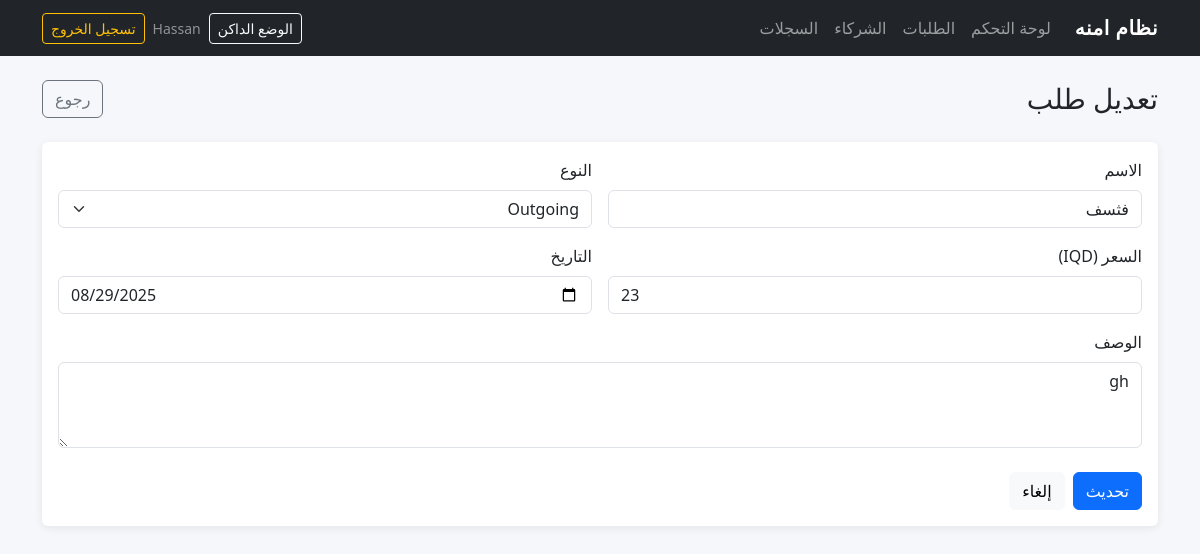
The page /orders/1/edit/ (signed in) on the database its author committed.
### core/models.py (models this page shows, shortened)
class Order(models.Model):
    INGOING = "IN"
    OUTGOING = "OUT"
    TYPE_CHOICES = [
        (INGOING, "Ingoing"),
        (OUTGOING, "Outgoing"),
    ]
    name = models.CharField(max_length=255)
    order_type = models.CharField(max_length=3, choices=TYPE_CHOICES)
    price = models.BigIntegerField()
    date = models.DateField()
    description = models.TextField(blank=True)
    class Meta:
        ordering = ["-date", "name"]

### core/views.py (the view)
# urls.py: path("orders/<int:pk>/edit/", views.order_edit, name="order_edit"),
@login_required
def order_edit(request, pk: int):
    order = get_object_or_404(Order, pk=pk)
    if request.method == "POST":
        form = OrderForm(request.POST, instance=order)
        if form.is_valid():
            obj = form.save()
            log_activity(request, ActivityLog.UPDATE, instance=obj)
            return redirect(reverse("orders_list"))
    else:
        form = OrderForm(instance=order)
    return render(request, "orders/form.html", {"form": form, "object": order})

### core/forms.py
class OrderForm(forms.ModelForm):
    class Meta:
        model = Order
        fields = ["name", "order_type", "price", "date", "description"]
        widgets = {
            "name": forms.TextInput(attrs={"class": "form-control", "placeholder": "اسم الطلب"}),
            "order_type": forms.Select(attrs={"class": "form-select"}),
            "price": forms.NumberInput(attrs={"class": "form-control", "step": "1", "placeholder": "0"}),
            "date": forms.DateInput(attrs={"type": "date", "class": "form-control"}),
            "description": forms.Textarea(attrs={"class": "form-control", "rows": 3, "placeholder": "وصف اختياري"}),
        }

### templates/orders/form.html (shortened to what this page needs)
{% extends "base.html" %}
{% block content %}
<div class="page-header" data-aos="fade-down">
    <h1 class="h3 mb-0">{% if object %}تعديل طلب{% else %}طلب جديد{% endif %}</h1>
    <a class="btn btn-outline-secondary" href="/orders/">رجوع</a>
    </div>
<div class="card" data-aos="fade-up">
    <div class="card-body">
        <form method="post" novalidate>
            <div class="row g-3">
                <div class="col-12 col-md-6"><label class="form-label">الاسم</label> {{ form.name }}</div>
                <div class="col-12 col-md-6"><label class="form-label">النوع</label> {{ form.order_type }}</div>
                <div class="col-12 col-md-6"><label class="form-label">السعر (IQD)</label> {{ form.price }}</div>
                <div class="col-12 col-md-6"><label class="form-label">التاريخ</label> {{ form.date }}</div>
                <div class="col-12"><label class="form-label">الوصف</label> {{ form.description }}</div>
            </div>
            <div class="mt-4 d-flex gap-2">
                <button type="submit" class="btn btn-primary">{% if object %}تحديث{% else %}حفظ{% endif %}</button>
                <a href="/orders/" class="btn btn-light">إلغاء</a>
            </div>
        </form>
    </div>
</div>
{% endblock %}

### templates/base.html (shortened to what this page needs)
<!DOCTYPE html>
<html lang="ar" dir="rtl">
<head>
    {% load static %}
    <link href="https://cdn.jsdelivr.net/npm/bootstrap@5.3.3/dist/css/bootstrap.rtl.min.css" rel="stylesheet">
    <link href="https://cdn.jsdelivr.net/npm/aos@2.3.4/dist/aos.css" rel="stylesheet">
</head>
<body>
    <nav class="navbar navbar-expand-lg navbar-dark bg-dark">
        <div class="container">
            <a class="navbar-brand" href="/">نظام امنه</a>
            <div class="collapse navbar-collapse" id="mainNav">
                <ul class="navbar-nav me-auto mb-2 mb-lg-0">
                    <li class="nav-item"><a class="nav-link" href="/">لوحة التحكم</a></li>
                    <li class="nav-item"><a class="nav-link" href="/orders/">الطلبات</a></li>
                    <li class="nav-item"><a class="nav-link" href="/partners/">الشركاء</a></li>
                    <li class="nav-item"><a class="nav-link" href="/logs/">السجلات</a></li>
                </ul>
                <div class="d-flex align-items-center gap-2">
                    <button id="themeToggle" class="btn btn-outline-light btn-sm" type="button">الوضع الداكن</button>
                    {% if request.user.is_authenticated %}
                        <span class="text-white-50 small">{{ request.user.username }}</span>
                        <a class="btn btn-outline-warning btn-sm" href="{% url 'logout' %}">تسجيل الخروج</a>
                    {% else %}
                        <a class="btn btn-outline-light btn-sm" href="{% url 'login' %}">تسجيل الدخول</a>
                    {% endif %}
                </div>
            </div>
        </div>
    </nav>
    <main class="container app-container">
        {% block content %}{% endblock %}
    </main>
</body>
</html>

### templates/base.html (style rules this page uses)
body { background-color: #f6f7fb; }
.navbar-brand { font-weight: 700; letter-spacing: 0.5px; }
.app-container { padding-top: 24px; padding-bottom: 40px; }
.card { border: 0; box-shadow: 0 0.125rem 0.5rem rgba(0,0,0,0.08); }
.page-header { display: flex; align-items: center; justify-content: space-between; gap: 12px; margin-bottom: 24px; }

### rows shown on the page
Order: name "فثسف", order_type "Outgoing", price "23", date "08/29/2025", description "gh"

### other values the page prints
{{ request.user.username }} "Hassan"
